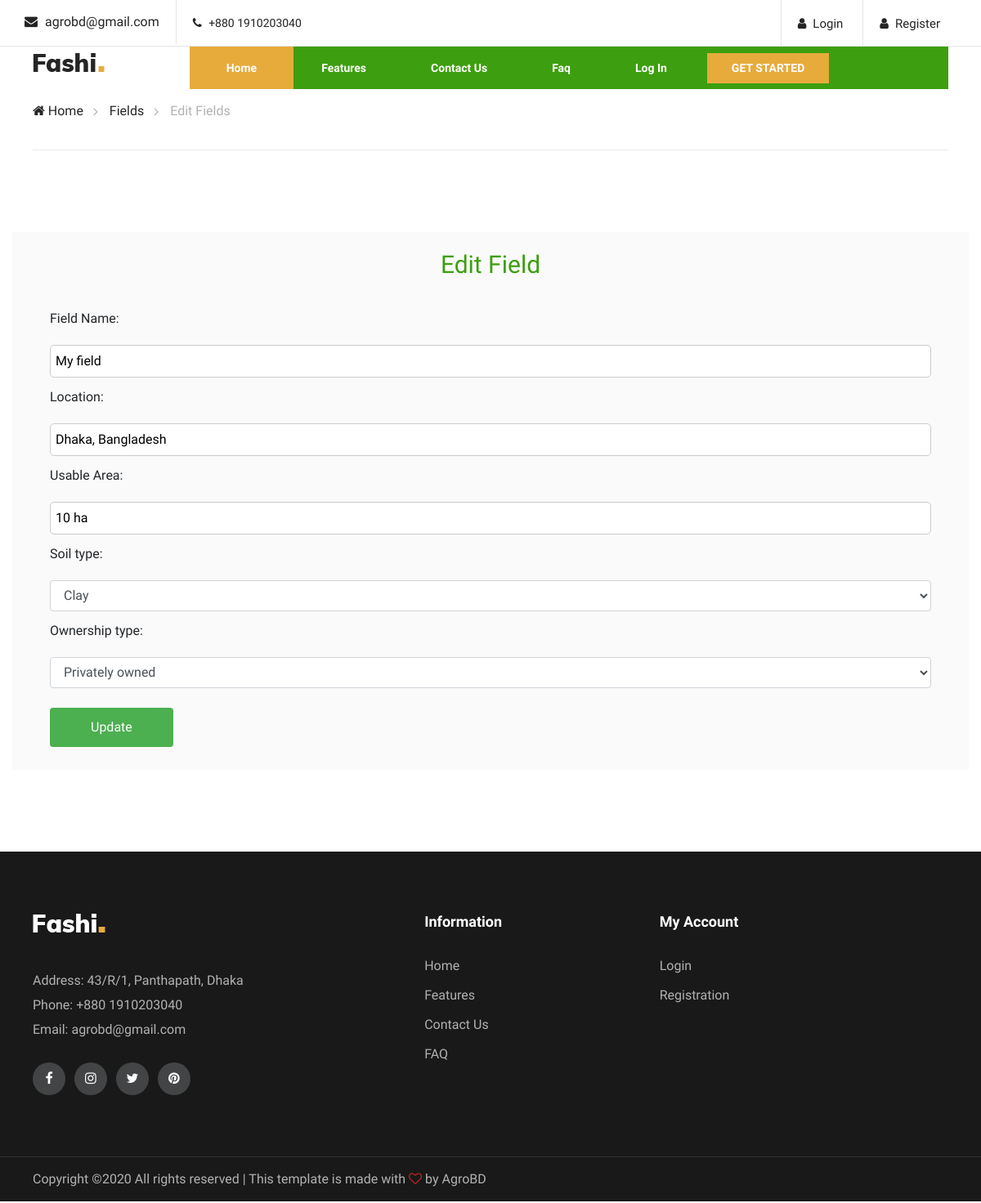
Page /fields_edit.php?edit=1 on the committed database.
### tables this page shows
CREATE TABLE `fields` (
  `f_id` int(11) NOT NULL,
  `field_name` varchar(20) NOT NULL,
  `location` varchar(50) NOT NULL,
  `usable_area` varchar(10) NOT NULL,
  `soil_type` varchar(20) NOT NULL,
  `ownership_type` varchar(20) NOT NULL,
  `cropProduction_id` int(11) DEFAULT NULL,
  `uid` int(11) NOT NULL,
  `created_at` timestamp NOT NULL DEFAULT current_timestamp() ON UPDATE current_timestamp()
);

### fields_edit.php (the view, shortened to what this page needs)
<?php include'includes/head.php';
include'includes/navbar.php';
$conn = connect();
if (isset($_GET['edit'])){
    $id = $_GET['edit'];
    $sql= "SELECT * FROM fields WHERE f_id=$id";
    $result = $conn->query($sql);
    $row = $result-> fetch_assoc();
    $field_name = $row['field_name'];
    $location = $row['location'];
    $usable_area = $row['usable_area'];
}
?>
</head>
<body>
    <div class="breacrumb-section">
        <div class="container">
            <div class="row">
                <div class="col-lg-12">
                    <div class="breadcrumb-text">
                        <a href="index"><i class="fa fa-home"></i> Home</a>
                        <a href="fields">Fields</a>
                        <span>Edit Fields</span>
                    </div>
                </div>
            </div>
        </div>
    </div>
    <section class="homenav">
        <div class="container production_box">
            <div class="modal-body">
            <h3 style="text-align: center; color:#3D9E0F;">Edit Field</h3><br>
                <div class="container">
                    <form onsubmit="return nullcheck();" action="" method="POST">
                        <div>
                            <label for="field_name">Field Name:</label><br>
                            <input type="text" id="field_name" name="field_name" value="<?=$field_name; ?>"
                                placeholder=" Enter field name">
                        </div>
                        <div>
                            <label for="location">Location:</label><br>
                            <input type="text" id="location" name="location" value="<?=$location; ?>"
                                placeholder=" Enter field location">
                        </div>
                        <div>
                            <label for="usable_area">Usable Area:</label><br>
                            <input type="text" id="usable_area" value="<?=$usable_area; ?>" name="usable_area"
                                placeholder=" Enter usable area">
                        </div>
                        <div>
                            <label for="soil_type">Soil type:</label><br>
                            <select class="form-control" id="soil_type" name="soil_type">
                                <option value="clay" <?php if ($row["soil_type"]=='clay'){echo "selected";}?>>Clay
                                </option>
                            </select>
                        </div>
                        <div>
                            <label for="ownership_type">Ownership type:</label><br>
                            <select class="form-control" id="ownership_type" name="ownership_type">
                                <option value="privately owned"
                                    <?php if ($row["ownership_type"]=='privately owned'){echo "selected";}?>>Privately
                                    owned</option>
                            </select>
                        </div>
                        <br>
                        <div class="sub"><input type="submit" value="Update" name="update"></div>
                        <br>
                    </form>
                </div>
            </div>
        </div>
    </section>
    <?php include'includes/footer.php';?>
</body>
</html>

### css/style.css (style rules this page uses)
html, body { height: 100%; font-family: "Muli", sans-serif; -webkit-font-smoothing: antialiased; -moz-font-smoothing: antialiased; }
h1, h2, h3, h4, h5, h6 { margin: 0; color: #111111; font-weight: 400; font-family: "Muli", sans-serif; }
h3 { font-size: 30px; }
* { box-sizing: border-box; }
.homenav { padding-top: 100px; padding-bottom: 100px; }
.breadcrumb-text { border-bottom: 1px solid #ebebeb; padding: 15px 0; }
.breadcrumb-text a { display: inline-block; font-size: 16px; color: #252525; margin-right: 28px; position: relative; }
.breadcrumb-text a:after { position: absolute; right: -18px; top: 0px; content: ""; font-family: "FontAwesome"; font-size: 16px; color: #b2b2b2; }
.breadcrumb-text span { display: inline-block; color: #b2b2b2; }
.production_box { background-color: #FAFAFA; padding-top: 20px; padding-bottom: 50px; }
.modal-body { padding: 2px 16px; }
input[type=text], select { width: 100%; height: 40px; padding: 6px; border: 1px solid #ccc; border-radius: 5px; box-sizing: border-box; resize: vertical; }
label { padding: 12px 12px 12px 0; display: inline-block; }
input[type=submit], [type=reset] { background-color: #4CAF50; color: white; padding: 12px 50px; border: none; border-radius: 4px; cursor: pointer; float: left; }
.sub input[type=submit] { margin-right: 30px; margin-bottom: 10px; }
.fin_body_box img, p, a { padding-bottom: 20px; }
.row { margin: 0 -5px; }
.row:after { content: ""; display: table; clear: both; }
@media only screen and (min-width: 1200px) { .container { max-width: 1170px; } }

### rows in the picture
fields: field_name "My field", location "Dhaka, Bangladesh", usable_area "10 ha", soil_type "Clay", ownership_type "Privately owned"
